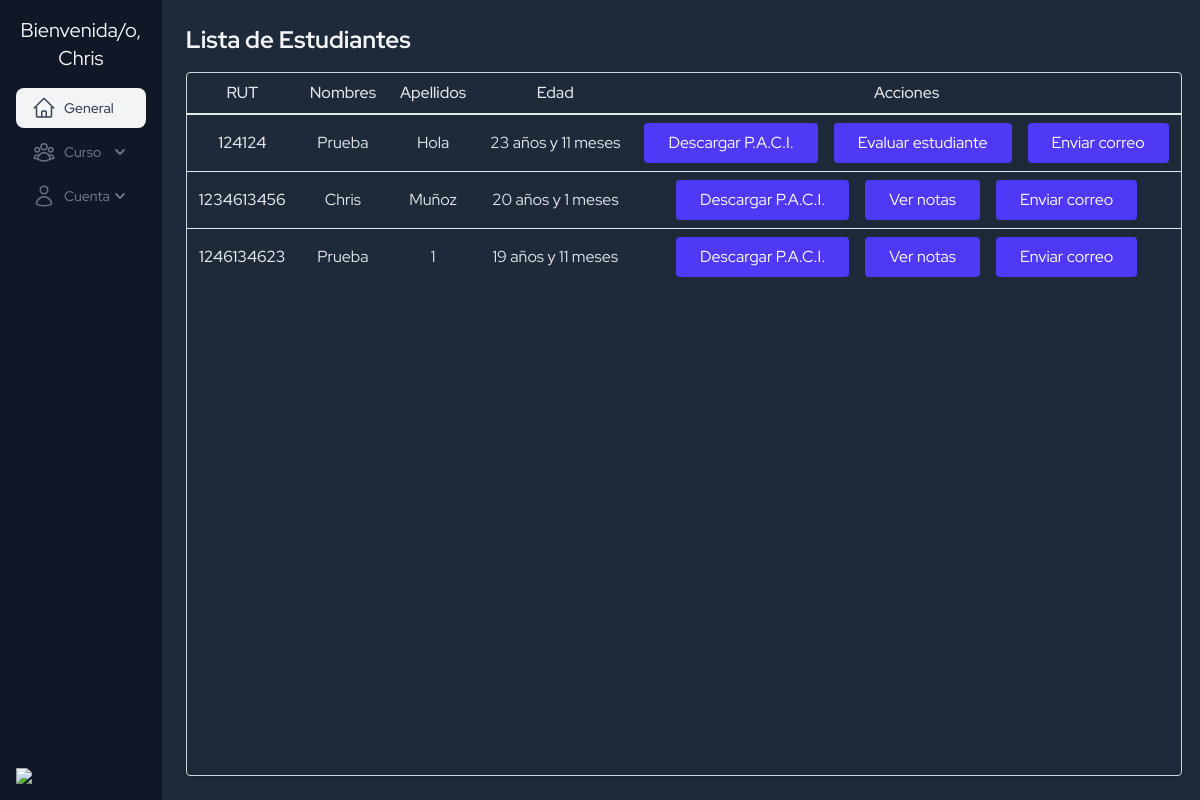
Page /core/estudiantes (signed in) on the committed database.
### accounts/models.py (models this page shows, shortened)
class User(AbstractUser):
    class Roles(models.TextChoices):
        ADMIN = 'ADMIN', 'Administrador'
        DIRECTOR = 'DIRECTOR', 'Director'
        COORDINATOR = 'COORDINADOR', 'Coordinador'
        TEACHER = 'TEACHER', 'Docente'
        PROFESSIONAL = 'PROFESSIONAL', 'Profesional'
    role = models.CharField(max_length=20, choices=Roles.choices, default=Roles.TEACHER)
    profesion = models.CharField(max_length=150, blank=True)
    phone = models.IntegerField(blank=True, null=True)
    address = models.CharField(max_length=255, blank=True)
    birth_date = models.DateField(null=True, blank=True)

### core/models.py (models this page shows, shortened)
class DateTime(models.Model):
    created_at = models.DateTimeField(auto_now_add=True)
    updated_at = models.DateTimeField(auto_now=True)
    class Meta:
        abstract = True

class Estudiante(DateTime):
    first_name = models.CharField(max_length=150)
    last_name = models.CharField(max_length=150)
    rut = models.CharField(max_length=10, unique=True)
    birth_date = models.DateField()
    bapDiag = models.CharField(max_length=40)
    address = models.CharField(max_length=40)
    commune = models.CharField(max_length=40)
    etnia = models.CharField(max_length=40, null=True, blank=True)
    parents = models.ManyToManyField(Apoderado, related_name='students', blank=True)
    curso = models.ForeignKey(Curso, on_delete=models.CASCADE, related_name='students', null=True, blank=True)
    nivel = models.CharField(max_length=10, choices=Nivel.choices, default=Nivel.BASIC)
    def get_age(self):
        from datetime import date
        today = date.today()
        age = today.year - self.birth_date.year
        month = today.month - self.birth_date.month
        if month < 0:
            age -= 1
            month += 12
        elif month == 0 and today.day < self.birth_date.day:
            age -= 1
            month = 11
        return f'{age} años y {month} meses'
    @property
    def edad(self):
        return self.get_age()

### core/views.py (the view)
# urls.py: path('estudiantes', estudiantes_view, name='estudiantes'),
def estudiantes_view(request):
    estudiantes = Estudiante.objects.all().annotate(
        tiene_paci=Exists(
            PaciAppModel.objects.filter(student=OuterRef('pk'))
        ),
        tiene_nota=Exists(
            Nota.objects.filter(estudiante=OuterRef('pk'))
        ),
    )
    context = {
        'estudiantes': estudiantes,
    }
    return render(request, 'estudiantes.html', context)

### core/templates/estudiantes.html
{% extends 'base.html'%}
{% block content %}
<h1 class="text-2xl font-bold mb-4">Lista de Estudiantes</h1>
{% if estudiantes %}
    <div class="h-full overflow-x-auto rounded border border-gray-300 shadow-sm dark:border-gray-600 dark:bg-gray-900">
        <table class="min-w-full divide-y-2 divide-gray-200 dark:divide-gray-700">
            <thead class="tr:text-left rtl:text-right">
                <tr class="*:font-medium *:text-gray-200 dark:*:text-white">
                    <th class="text-center px-3 py-2 whitespace-nowrap">RUT</th>
                    <th class="text-center px-3 py-2 whitespace-nowrap">Nombres</th>
                    <th class="text-center px-3 py-2 whitespace-nowrap">Apellidos</th>
                    <th class="text-center px-3 py-2 whitespace-nowrap">Edad</th>
                    <th class="text-center px-3 py-2 whitespace-nowrap">Acciones</th>
                </tr>
            </thead>
            <tbody class="divide-y divide-gray-200 dark:divide-gray-700">
                {% for estudiante in estudiantes %}
                <tr class="*:text-gray-200 *:first:font-medium dark:*:text-white">
                    <td class="text-center px-3 py-2 whitespace-nowrap">{{ estudiante.rut }}</td>
                    <td class="text-center px-3 py-2 whitespace-nowrap">{{ estudiante.first_name }}</td>
                    <td class="text-center px-3 py-2 whitespace-nowrap">{{ estudiante.last_name }}</td>
                    <td class="text-center px-3 py-2 whitespace-nowrap">{{ estudiante.edad }}</td>
                    <td class="flex gap-4 justify-center px-3 py-2 whitespace-nowrap">
                        {% if estudiante.tiene_paci %}
                            <a class="inline-block rounded-sm bg-indigo-600 px-6 py-2 text-white hover:bg-indigo-300" href="{% url 'paciApp:pdf_paci' estudiante.id %}">
                                Descargar P.A.C.I.
                            </a>
                            {% if estudiante.tiene_instrumento %}
                                <a class="inline-block rounded-sm bg-indigo-600 px-6 py-2 text-white hover:bg-indigo-700" href="{% url 'instrumentosApp:evaluar' estudiante.id %}">
                                    Ver Instrumento de evaluación
                                </a>
                            {% else %}
                            {% if estudiante.tiene_nota %}
                            <a class="inline-block rounded-sm bg-indigo-600 px-6 py-2 text-white hover:bg-indigo-500" href="{% url 'instrumentosApp:notas' estudiante.id %}">
                                    Ver notas
                                </a>
                            {% else %}
                                <a class="inline-block rounded-sm bg-indigo-600 px-6 py-2 text-white hover:bg-indigo-500" href="{% url 'instrumentosApp:instrumentos_list' estudiante.id %}">
                                    Evaluar estudiante
                                </a>
                            {% endif %}
                                <a class="inline-block rounded-sm bg-indigo-600 px-6 py-2 text-white hover:bg-indigo-500" href="{% url 'coreApp:send_mail' estudiante.id %}">
                                    Enviar correo
                                </a>
                            {% endif %}
                        {% else %}
                            <a class="inline-block rounded-sm bg-indigo-600 px-6 py-2 text-white hover:bg-indigo-700" href="{% url 'paciApp:paci_list' estudiante.id %}">
                                Agregar P.A.C.I.
                            </a>
                        {% endif %}
                    </td>
                </tr>
                {% endfor %}
            </tbody>
        </table>
    </div>
{% else %}
    <p>No hay estudiantes registrados.</p>
{% endif %}
{% endblock %}

### templates/base.html (shortened to what this page needs)
<!DOCTYPE html>
<html lang="en">
<head>
  <script src="https://cdn.jsdelivr.net/npm/@tailwindcss/browser@4"></script>
</head>
<body class="min-h-screen bg-gray-800 text-gray-100">
  <div class="flex min-h-screen">
    <aside class="flex flex-col w-64 bg-gray-900 p-4 justify-between">
      <ul class="space-y-1">
        <p class="text-xl text-center mb-4">Bienvenida/o, {{user.username}}</p>
        <li>
          <a href="{% url 'coreApp:index' %}"
            class="flex items-center gap-2 rounded-lg bg-gray-100 px-4 py-2 text-gray-700 dark:bg-gray-800 dark:hover:bg-teal-900 dark:text-gray-200">
            <span class="text-sm font-medium"> General </span>
          </a>
        </li>
        <li>
          <details class="group [&amp;_summary::-webkit-details-marker]:hidden">
            <summary
              class="group flex items-center justify-between rounded-lg px-4 py-2 text-gray-500 hover:bg-gray-100 hover:text-gray-700 dark:text-gray-400 dark:hover:bg-gray-800 dark:hover:text-gray-200">
              <div class="flex items-center gap-2">
                <span class="text-sm font-medium"> Curso </span>
              </div>
              <span class="shrink-0 transition duration-300 group-open:-rotate-180">
                <svg xmlns="http://www.w3.org/2000/svg" class="size-5" viewBox="0 0 20 20" fill="currentColor">
                  <path fill-rule="evenodd"
                    d="M5.293 7.293a1 1 0 011.414 0L10 10.586l3.293-3.293a1 1 0 111.414 1.414l-4 4a1 1 0 01-1.414 0l-4-4a1 1 0 010-1.414z"
                    clip-rule="evenodd"></path>
                </svg>
              </span>
            </summary>
          </details>
        </li>
        <li>
          <details class="group [&amp;_summary::-webkit-details-marker]:hidden">
            <summary
              class="group flex items-center justify-between rounded-lg px-4 py-2 text-gray-500 hover:bg-gray-100 hover:text-gray-700 dark:text-gray-400 dark:hover:bg-gray-800 dark:hover:text-gray-200">
              <div class="flex items-center gap-2">
                <span class="text-sm font-medium"> Cuenta </span>
              </div>
              <span class="shrink-0 transition duration-300 group-open:-rotate-180">
                <svg xmlns="http://www.w3.org/2000/svg" class="size-5" viewBox="0 0 20 20" fill="currentColor">
                  <path fill-rule="evenodd"
                    d="M5.293 7.293a1 1 0 011.414 0L10 10.586l3.293-3.293a1 1 0 111.414 1.414l-4 4a1 1 0 01-1.414 0l-4-4a1 1 0 010-1.414z"
                    clip-rule="evenodd"></path>
                </svg>
              </span>
            </summary>
          </details>
        </li>
      </ul>
      <img class="w-16" src="https://images.builderservices.io/s/cdn/v1.0/i/m?url=https%3A%2F%2Fstorage.googleapis.com%2Fproduction-hostgator-chile-v1-0-3%2F573%2F1237573%2FEeoJHNah%2Fd473ee41415e43fc99acf1131253fde3&methods=resize%2C60%2C5000"/>
    </aside>
    <main class="flex-1 flex flex-col p-6">
      {% block content %}{% endblock %}
    </main>
  </div>
</body>
</html>

### templates/base.html (style rules this page uses)
body { font-family: 'Red Hat Display', sans-serif; }

### rows in the picture
User: username "Chris"
Estudiante: rut "124124", first_name "Prueba", last_name "Hola", edad "23 años y 11 meses", shows "Descargar P.A.C.I.", shows "Evaluar estudiante", shows "Enviar correo"
Estudiante: rut "1234613456", first_name "Chris", last_name "Muñoz", edad "20 años y 1 meses", shows "Descargar P.A.C.I.", shows "Ver notas", shows "Enviar correo"
Estudiante: rut "1246134623", first_name "Prueba", last_name "1", edad "19 años y 11 meses", shows "Descargar P.A.C.I.", shows "Ver notas", shows "Enviar correo"
